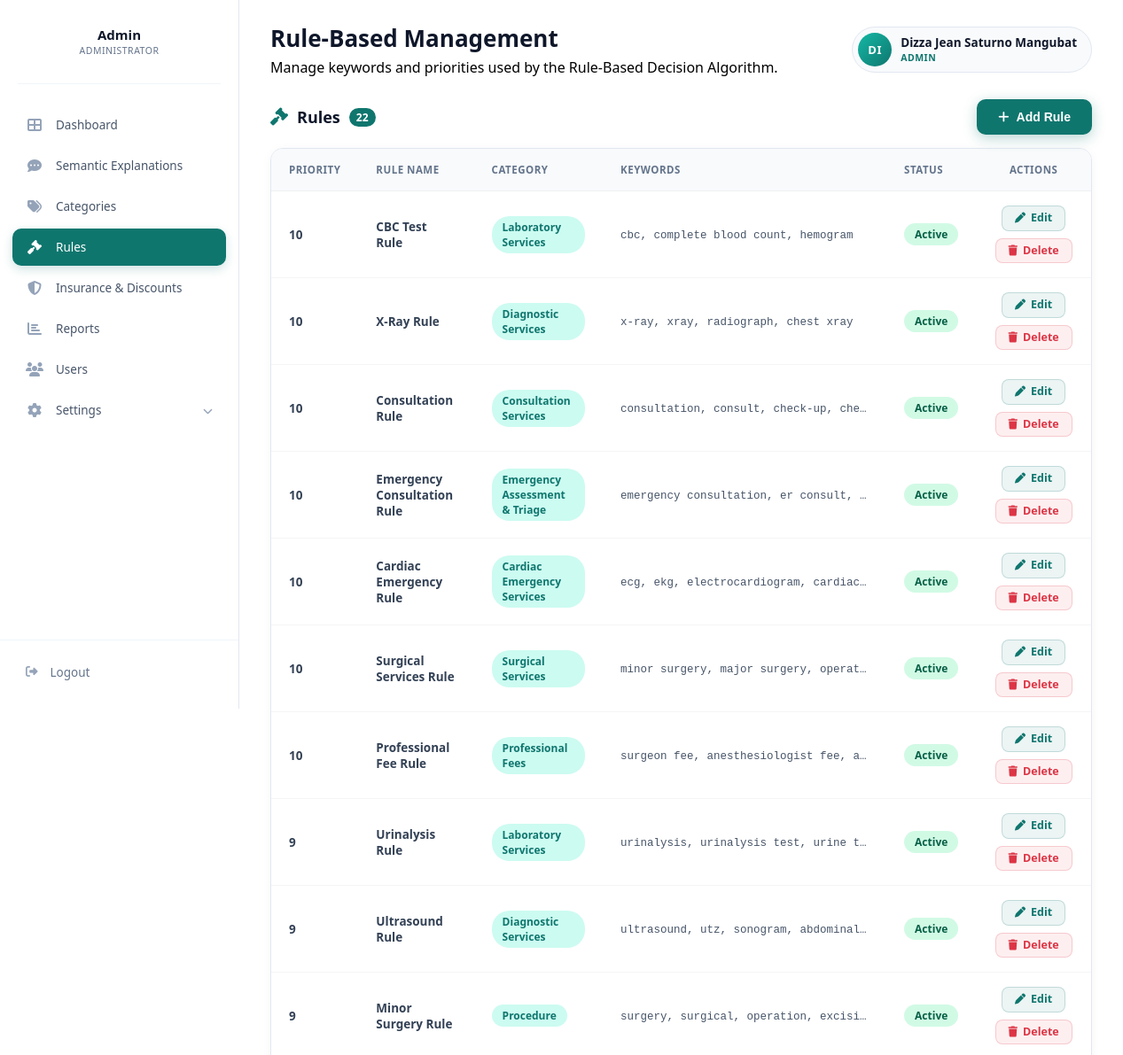
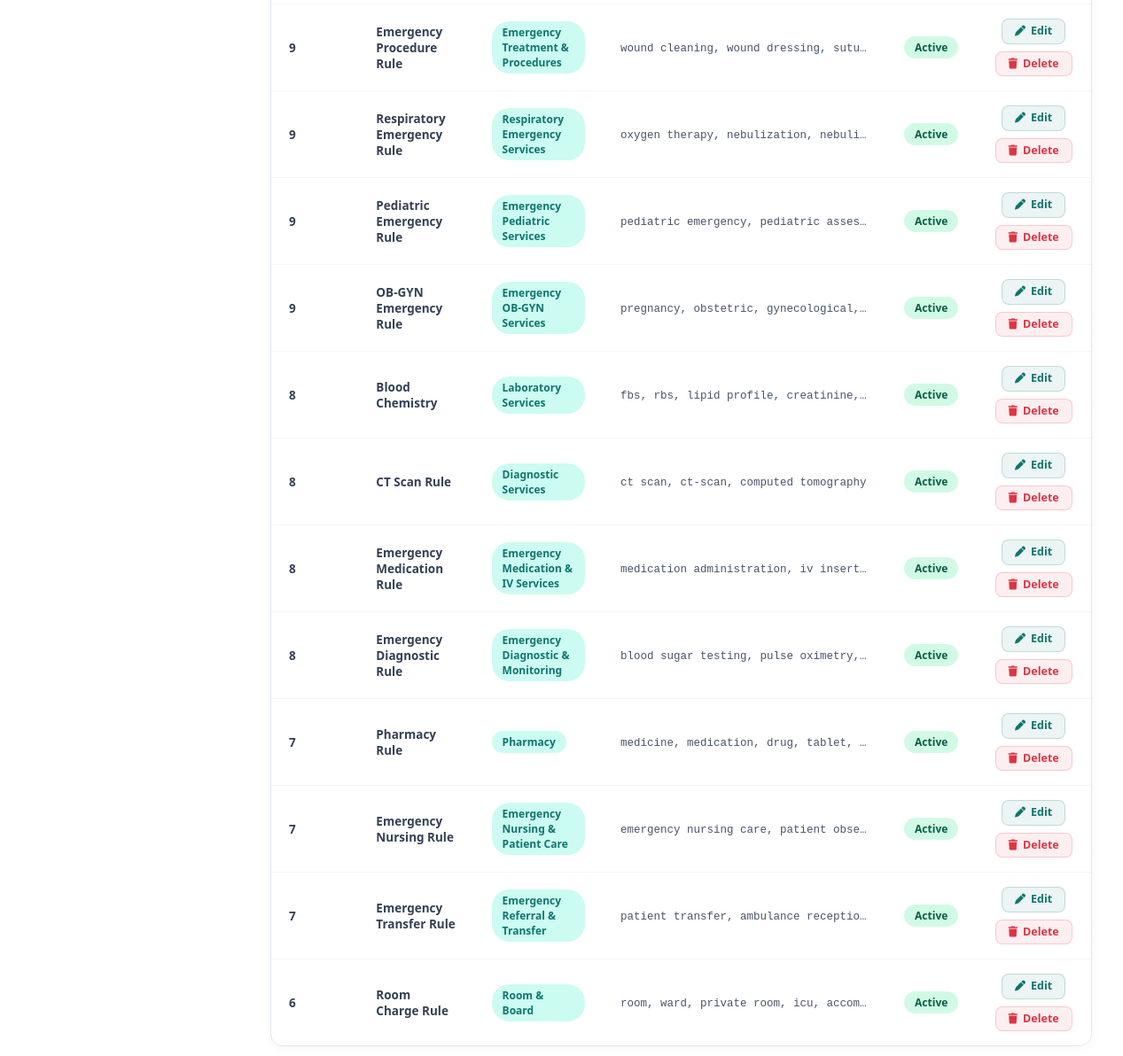
/rules.php (signed in), run on the app's committed database (2 pictures, top to bottom).
### tables this page shows
CREATE TABLE `users` (
  `id` int(11) NOT NULL,
  `first_name` varchar(100) DEFAULT NULL,
  `middle_name` varchar(100) DEFAULT NULL,
  `last_name` varchar(100) DEFAULT NULL,
  `full_name` varchar(255) NOT NULL,
  `username` varchar(100) NOT NULL,
  `password` varchar(255) NOT NULL,
  `email` varchar(150) DEFAULT NULL,
  `contact_number` varchar(11) DEFAULT NULL,
  `position` varchar(150) DEFAULT NULL,
  `role` enum('Admin','Billing','Front Desk Receptionist') NOT NULL DEFAULT 'Admin',
  `status` enum('Active','Inactive') NOT NULL DEFAULT 'Active',
  `profile_picture` varchar(255) DEFAULT NULL,
  `created_at` datetime NOT NULL DEFAULT current_timestamp(),
  `updated_at` datetime NOT NULL DEFAULT current_timestamp() ON UPDATE current_timestamp(),
  `is_archived` tinyint(1) DEFAULT 0,
  `reset_token` varchar(255) DEFAULT NULL,
  `reset_expires` datetime DEFAULT NULL,
  `reset_code` varchar(6) DEFAULT NULL,
  `recovery_code` varchar(50) DEFAULT NULL
);

CREATE TABLE `rules` (
  `id` int(11) NOT NULL,
  `rule_name` varchar(150) NOT NULL,
  `category_id` int(11) NOT NULL,
  `keywords` text NOT NULL,
  `priority` int(11) NOT NULL DEFAULT 1,
  `is_active` tinyint(1) NOT NULL DEFAULT 1,
  `created_at` datetime NOT NULL DEFAULT current_timestamp()
);

CREATE TABLE `billing_categories` (
  `id` int(11) NOT NULL,
  `category_name` varchar(100) NOT NULL,
  `category_code` varchar(20) NOT NULL,
  `description` varchar(255) DEFAULT NULL,
  `color` varchar(20) DEFAULT '#0f766e',
  `created_at` datetime NOT NULL DEFAULT current_timestamp()
);

### rules.php (the view, shortened to what this page needs)
<?php
require_once 'config.php';
$user_id = $_SESSION['user_id'] ?? 0;
$user_name = $_SESSION['username'] ?? 'Admin';
$full_name = $user_name; $user_role = 'Admin'; $profile_picture_url = '';
try {
    $stmt = $pdo->prepare("SELECT full_name, role, profile_picture FROM users WHERE id = ?");
    $stmt->execute([$user_id]);
    $u = $stmt->fetch(PDO::FETCH_ASSOC);
    if ($u) {
        $full_name = $u['full_name'] ?? $user_name;
        $user_role = $u['role'] ?? 'Admin';
    }
} catch (PDOException $e) {}
try {
    $rules = $pdo->query("
        SELECT r.*, c.category_name
        FROM rules r
        JOIN billing_categories c ON r.category_id = c.id
        ORDER BY r.priority DESC, r.id ASC
    ")->fetchAll(PDO::FETCH_ASSOC);
} catch (PDOException $e) { $rules = []; $error = "Error fetching rules."; }
?>
<!DOCTYPE html>
<html lang="en">
<head>
<link rel="stylesheet" href="https://cdnjs.cloudflare.com/ajax/libs/font-awesome/6.4.0/css/all.min.css">
</head>
<body>
<aside class="sidebar" id="sidebar">
    <div class="sidebar-brand">
        <div class="brand-name">Admin</div>
        <div class="brand-sub">Administrator</div>
    </div>
    <div class="sidebar-divider"></div>
    <ul class="sidebar-menu">
        <li><a href="dashboard.php"><i class="fas fa-th-large"></i> <span>Dashboard</span></a></li>
        <li><a href="explanations.php"><i class="fas fa-comment-dots"></i> <span>Semantic Explanations</span></a></li>
        <li><a href="categories.php"><i class="fas fa-tags"></i> <span>Categories</span></a></li>
        <li><a href="rules.php" class="active"><i class="fas fa-gavel"></i> <span>Rules</span></a></li>
        <li><a href="insurance_discounts.php"><i class="fas fa-shield-alt"></i> <span>Insurance &amp; Discounts</span></a></li>
        <li><a href="reports.php"><i class="fas fa-chart-bar"></i> <span>Reports</span></a></li>
        <li><a href="users.php"><i class="fas fa-users"></i> <span>Users</span></a></li>
        <li class="has-submenu" id="settingsMenuItem">
            <a href="javascript:void(0)" onclick="toggleSettingsSubmenu(event)"><i class="fas fa-cog"></i><span>Settings</span><i class="fas fa-chevron-down submenu-arrow"></i></a>
        </li>
    </ul>
    <div class="sidebar-footer"><a href="logout.php"><i class="fas fa-sign-out-alt"></i> <span>Logout</span></a></div>
</aside>
<main class="main-content">
<div class="top-bar">
    <div class="top-bar-left">
        <h1>Rule-Based Management</h1>
        <div class="page-sub">Manage keywords and priorities used by the Rule-Based Decision Algorithm.</div>
    </div>
    <div class="top-bar-actions">
        <div class="user-chip">
            <?php if (!empty($profile_picture_url)): ?>
                <img src="<?= htmlspecialchars($profile_picture_url) ?>?v=<?= time() ?>" alt="Profile" class="avatar-img">
            <?php else: ?>
                <div class="avatar"><?= strtoupper(substr($full_name, 0, 2)) ?></div>
            <?php endif; ?>
            <div class="info">
                <div class="name"><?= htmlspecialchars($full_name) ?></div>
                <div class="role"><?= htmlspecialchars($user_role) ?></div>
            </div>
        </div>
    </div>
</div>
<div class="section-header">
    <div class="section-title"><i class="fas fa-gavel"></i> Rules <span class="count-badge"><?= count($rules) ?></span></div>
    <button class="btn-add" onclick="openAddModal()"><i class="fas fa-plus"></i> Add Rule</button>
</div>
<div class="table-card">
    <div class="table-wrapper">
        <table>
            <thead>
                <tr>
                    <th>Priority</th>
                    <th>Rule Name</th>
                    <th>Category</th>
                    <th>Keywords</th>
                    <th>Status</th>
                    <th style="text-align:center;">Actions</th>
                </tr>
            </thead>
            <tbody>
            <?php if (empty($rules)): ?>
                <tr><td colspan="6" class="text-muted">No rules found. Add your first rule!</td></tr>
            <?php else: foreach ($rules as $rule): ?>
                <tr>
                    <td><strong><?= $rule['priority'] ?></strong></td>
                    <td><strong><?= htmlspecialchars($rule['rule_name']) ?></strong></td>
                    <td><span class="code-badge"><?= htmlspecialchars($rule['category_name']) ?></span></td>
                    <td><span class="keywords-cell"><?= htmlspecialchars($rule['keywords']) ?></span></td>
                    <td>
                        <span class="status-badge <?= $rule['is_active'] ? 'active' : 'inactive' ?>">
                            <?= $rule['is_active'] ? 'Active' : 'Inactive' ?>
                        </span>
                    </td>
                    <td>
                        <div class="action-icons">
                            <a href="?edit=<?= $rule['id'] ?>" class="icon-btn edit-icon"><i class="fas fa-pen"></i> Edit</a>
                            <a href="#" onclick="confirmDelete(event, <?= $rule['id'] ?>)" class="icon-btn delete-icon"><i class="fas fa-trash"></i> Delete</a>
                        </div>
                    </td>
                </tr>
            <?php endforeach; endif; ?>
            </tbody>
        </table>
    </div>
</div>
</main>
</body>
</html>

### data on the page
users: full_name "DI", full_name "Dizza Jean Saturno Mangubat", role "ADMIN"
rules: priority "10", rule_name "CBC Test Rule", category.category_name "Laboratory Services", keywords "cbc, complete blood count, hemogram", is_active "Active"
rules: priority "10", rule_name "X-Ray Rule", category.category_name "Diagnostic Services", keywords "x-ray, xray, radiograph, chest xray", is_active "Active"
rules: priority "10", rule_name "Consultation Rule", category.category_name "Consultation Services", keywords "consultation, consult, check-up, che…", is_active "Active"
rules: priority "10", rule_name "Emergency Consultation Rule", category.category_name "Emergency Assessment & Triage", keywords "emergency consultation, er consult,…", is_active "Active"
rules: priority "10", rule_name "Cardiac Emergency Rule", category.category_name "Cardiac Emergency Services", keywords "ecg, ekg, electrocardiogram, cardiac…", is_active "Active"
rules: priority "10", rule_name "Surgical Services Rule", category.category_name "Surgical Services", keywords "minor surgery, major surgery, operat…", is_active "Active"
rules: priority "10", rule_name "Professional Fee Rule", category.category_name "Professional Fees", keywords "surgeon fee, anesthesiologist fee, a…", is_active "Active"
rules: priority "9", rule_name "Urinalysis Rule", category.category_name "Laboratory Services", keywords "urinalysis, urinalysis test, urine t…", is_active "Active"
rules: priority "9", rule_name "Ultrasound Rule", category.category_name "Diagnostic Services", keywords "ultrasound, utz, sonogram, abdominal…", is_active "Active"
rules: priority "9", rule_name "Minor Surgery Rule", category.category_name "Procedure", keywords "surgery, surgical, operation, excisi…", is_active "Active"
rules: priority "9", rule_name "Emergency Procedure Rule", category.category_name "Emergency Treatment & Procedures", keywords "wound cleaning, wound dressing, sutu…", is_active "Active"
rules: priority "9", rule_name "Respiratory Emergency Rule", category.category_name "Respiratory Emergency Services", keywords "oxygen therapy, nebulization, nebuli…", is_active "Active"
rules: priority "9", rule_name "Pediatric Emergency Rule", category.category_name "Emergency Pediatric Services", keywords "pediatric emergency, pediatric asses…", is_active "Active"
rules: priority "9", rule_name "OB-GYN Emergency Rule", category.category_name "Emergency OB-GYN Services", keywords "pregnancy, obstetric, gynecological,…", is_active "Active"
rules: priority "8", rule_name "Blood Chemistry", category.category_name "Laboratory Services", keywords "fbs, rbs, lipid profile, creatinine,…", is_active "Active"
rules: priority "8", rule_name "CT Scan Rule", category.category_name "Diagnostic Services", keywords "ct scan, ct-scan, computed tomography", is_active "Active"
rules: priority "8", rule_name "Emergency Medication Rule", category.category_name "Emergency Medication & IV Services", keywords "medication administration, iv insert…", is_active "Active"
rules: priority "8", rule_name "Emergency Diagnostic Rule", category.category_name "Emergency Diagnostic & Monitoring", keywords "blood sugar testing, pulse oximetry,…", is_active "Active"
rules: priority "7", rule_name "Pharmacy Rule", category.category_name "Pharmacy", keywords "medicine, medication, drug, tablet,…", is_active "Active"
rules: priority "7", rule_name "Emergency Nursing Rule", category.category_name "Emergency Nursing & Patient Care", keywords "emergency nursing care, patient obse…", is_active "Active"
rules: priority "7", rule_name "Emergency Transfer Rule", category.category_name "Emergency Referral & Transfer", keywords "patient transfer, ambulance receptio…", is_active "Active"
rules: priority "6", rule_name "Room Charge Rule", category.category_name "Room & Board", keywords "room, ward, private room, icu, accom…", is_active "Active"

### other printed values
count($rules) "22"
